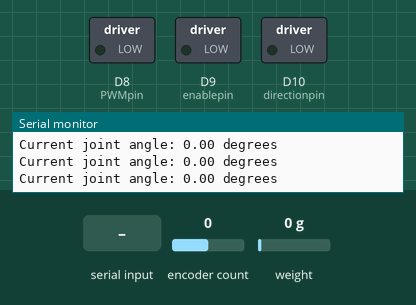
The sketch below on a simulated Arduino Due. Parts: switched loads named in the sketch (green lamp = pin HIGH), the last lines printed to the serial monitor. The inputs (shaded band) are chosen by the test bench; at power-on: encoder count 0, weight on the scale 0 g (analog values on the 0–1023 scale).

Above: at 1.7 s.
1.8 s: "z90\n" received over Serial
3.3 s: "90,45\n" received over Serial
At 4.3 s:
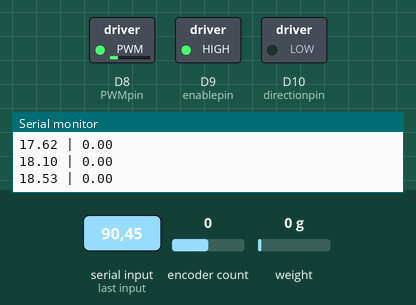
5.2 s: encoder count set to 1
At 6.4 s:
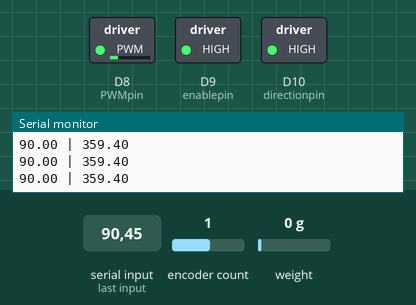
6.7 s: "-" received over Serial
9.2 s: encoder count set to 0
At 11.1 s:
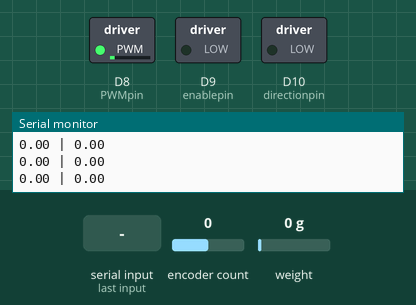
12.2 s: encoder count set to 4
At 13.1 s:
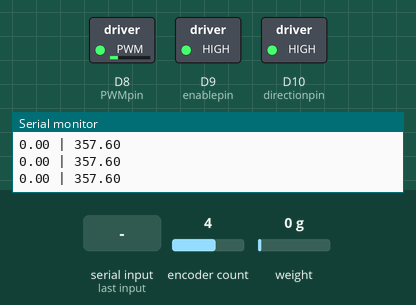
Timing chart, 0 to 14.7 s (numbered marks = the images above; inputs shaded):
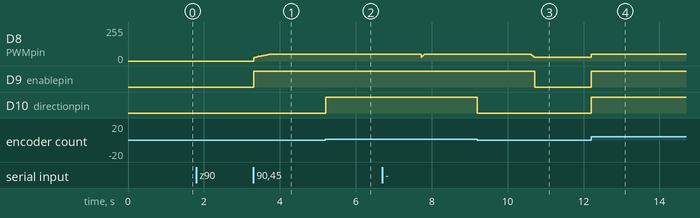

Measured:
- after the input at 3.3 s, D8 (PWMpin): moves from 0/255 to 49/255 over 0.39 s, starting at once; D9 (enablepin): LOW → HIGH at once
- after the input at 5.2 s, D10 (directionpin): LOW → HIGH at once
- after the input at 9.2 s, D8 (PWMpin): moves from 49/255 to 28/255 over 0.08 s, starting after 1.4 s; D9 (enablepin): HIGH → LOW after 1.5 s; D10 (directionpin): HIGH → LOW at once
- after the input at 12.2 s, D8 (PWMpin): 28/255 → 49/255 at once; D9 (enablepin), D10 (directionpin): LOW → HIGH at once

The sketch:

OranAng_MinTrajPosCont_UserInp.ino
```cpp
#include "HX711_ADC.h" //This library can be obtained here http://librarymanager/All#Avia_HX711
#include <Encoder.h>

// Calibration factor for load cell
#define calibration_factor  398046.19

// HX711 pin definitions
#define LOADCELL1_DOUT_PIN 34
#define LOADCELL1_SCK_PIN 35

// Orange encoder definitions (for joint angle)
#define ENCODER_A 22  // Green wire
#define ENCODER_B 21  // White wire

// Encoder specifications for orange encoder
const int PPR = 600;
const int COUNTS_PER_REV = PPR * 4;  // 2400 counts per revolution

// Encoder object
Encoder orangeEncoder(ENCODER_A, ENCODER_B);  // Orange joint encoder

// Variables for orange encoder
float currentJointAngle = 0.0;

// Load cell instance
HX711_ADC LOADCELL(LOADCELL1_DOUT_PIN, LOADCELL1_SCK_PIN);

// PWM initialization
int PWMpin = 8;
int enablepin = 9;
int directionpin = 10;

// Control variables
float Theta;        // Current angle (radians)
float Theta_prev;   // Previous angle for velocity estimation
float Theta_vel;    // Estimated velocity (rad/s)
float PWM;
float error;
float t;
float t_prev;
float torque;

// Minimum Jerk Trajectory variables
float traj_start_angle;     // Starting angle for trajectory (radians)
float traj_target_angle;    // Target angle for trajectory (radians)
float traj_start_time;      // Time when trajectory started
float traj_duration;        // Duration of trajectory (seconds)
bool traj_active;           // Is trajectory currently active?
bool traj_complete;         // Has trajectory been completed?
float traj_desired_pos;     // Current desired position from trajectory (radians)
float traj_desired_vel;     // Current desired velocity from trajectory (rad/s)
float traj_desired_acc;     // Current desired acceleration from trajectory (rad/s²)

// PD gains with feedforward
float Kp = 4.0;      // Proportional gain
float Kd = 1.0;      // Derivative gain
float Kff = 1.0;     // Feedforward gain for acceleration

// Control signal limits
const float PWM_MIN = 410;
const float PWM_MAX = 800;
const float DEADBAND = 0.005;  // Small deadband to prevent oscillation when at target

// State machine variables
enum State {
  WAITING_FOR_ZERO,
  WAITING_FOR_TARGET,
  RUNNING_TRAJECTORY
};

State currentState = WAITING_FOR_ZERO;
float zeroAngle = 0.0;           // Zero position in degrees
float target_angle_deg = 0.0;    // Target angle in degrees (from user input)
unsigned long lastDisplayTime = 0;

void setup() {
  Serial.begin(115200);

  // Torque Sensor
  LOADCELL.begin();
  LOADCELL.start(1, true);
  LOADCELL.setCalFactor(calibration_factor);

  // Motor setup
  pinMode(enablepin, OUTPUT);
  pinMode(directionpin, OUTPUT);
  pinMode(PWMpin, OUTPUT);

  // Orange joint encoder pins
  pinMode(ENCODER_A, INPUT_PULLUP);
  pinMode(ENCODER_B, INPUT_PULLUP);

  digitalWrite(enablepin, LOW);

  analogReadResolution(12);
  analogWriteResolution(12);

  // Initialize trajectory variables
  traj_active = false;
  traj_complete = false;
  traj_duration = 3.0;  // 10 seconds for smooth trajectory

  // Initialize state variables using joint angle
  t_prev = millis() / 1000.0;
  Theta = joint_angle() * 3.14159265359 / 180.0;
  Theta_prev = Theta;
  Theta_vel = 0;

  // Initialize desired trajectory values
  traj_desired_pos = Theta;
  traj_desired_vel = 0;
  traj_desired_acc = 0;

  Serial.println("Motor Control System");
  Serial.print("Current joint angle: ");
  Serial.print(joint_angle(), 2);
  Serial.println(" degrees");
  Serial.println("---------------------------------------");
  Serial.println();

  // Start with Step 1
  Serial.println("Step 1: Enter 'z' or 'Z' to set zero position");

  delay(100);
}

void loop() {
  LOADCELL.update();

  unsigned long currentTime = millis();

  switch (currentState) {

    // ========== STATE 1: WAITING FOR ZERO ==========
    case WAITING_FOR_ZERO:
      // Display current angle every 500ms
      if (currentTime - lastDisplayTime >= 500) {
        Serial.print("Current joint angle: ");
        Serial.print(joint_angle(), 2);
        Serial.println(" degrees");
        lastDisplayTime = currentTime;
      }

      // Check for 'z' or 'Z' input
      if (Serial.available() > 0) {
        char input = Serial.read();

        // Clear any extra characters in buffer
        while (Serial.available() > 0) {
          Serial.read();
        }

        if (input == 'z' || input == 'Z') {
          // Reset encoder to zero
          orangeEncoder.write(0);
          zeroAngle = 0.0;

          Serial.print("[User types: ");
          Serial.print(input);
          Serial.println("]");
          Serial.println("Zero position has been set!");
          Serial.println("---------------------------------------");
          Serial.println();
          delay(500);

          // Move to next state
          currentState = WAITING_FOR_TARGET;
          Serial.println("Step 2: Enter target angle in degrees:");
        }
      }
      break;

    // ========== STATE 2: WAITING FOR TARGET ==========
    case WAITING_FOR_TARGET:
      // Check for target angle input
      if (Serial.available() > 0) {
        target_angle_deg = Serial.parseFloat();

        // Clear any extra characters in buffer
        while (Serial.available() > 0) {
          Serial.read();
        }

        // Validate input (reasonable range)
        if (target_angle_deg >= -360 && target_angle_deg <= 360) {
          Serial.print("[User types: ");
          Serial.print(target_angle_deg, 2);
          Serial.println("]");
          Serial.print("Target set to: ");
          Serial.print(target_angle_deg, 2);
          Serial.println(" degrees");
          Serial.println("Starting motion...");
          Serial.println();

          // Get current angle and start trajectory
          Theta = joint_angle() * 3.14159265359 / 180.0;
          float target_angle_rad = target_angle_deg * 3.14159265359 / 180.0;
          startMinimumJerkTrajectory(Theta, target_angle_rad, traj_duration);

          // Move to next state
          currentState = RUNNING_TRAJECTORY;

          Serial.println("Desired | Actual");
        } else {
          Serial.println("Invalid angle! Please enter a value between -360 and 360 degrees");
          Serial.println();
          Serial.println("Step 2: Enter target angle in degrees:");
        }
      }
      break;

    // ========== STATE 3: RUNNING TRAJECTORY ==========
    case RUNNING_TRAJECTORY:
      // Current time in seconds
      t = millis() / 1000.0;
      float dt = t - t_prev;

      // Ensure reasonable dt
      if (dt < 0.001) dt = 0.001;

      // Read current angle from joint encoder (orange encoder)
      Theta = joint_angle() * 3.14159265359 / 180.0;

      // Estimate velocity using finite difference (with smoothing)
      float vel_raw = (Theta - Theta_prev) / dt;
      Theta_vel = 0.7 * Theta_vel + 0.3 * vel_raw;  // Low-pass filter

      // Calculate minimum jerk trajectory
      if (traj_active) {
        float elapsed_time = t - traj_start_time;

        if (elapsed_time >= traj_duration) {
          // Trajectory complete - hold final position
          traj_active = false;
          traj_complete = true;
          traj_desired_pos = traj_target_angle;
          traj_desired_vel = 0;
          traj_desired_acc = 0;
        } else {
          // Calculate trajectory using minimum jerk polynomial
          calculateMinimumJerkTrajectory(elapsed_time);
        }
      }

      // Position error (desired - actual)
      error = traj_desired_pos - Theta;

      // Velocity error (desired - actual)
      float velocity_error = traj_desired_vel - Theta_vel;

      // PD control law with feedforward acceleration
      float control_signal = Kp * error + Kd * velocity_error + Kff * traj_desired_acc;

      // Apply deadband when trajectory is complete and error is small
      if (traj_complete && abs(error) < DEADBAND) {
        control_signal = 0;
      }

      // Convert control signal to PWM with saturation
      if (abs(control_signal) < 0.01) {
        // Very small control signal - turn off motor
        digitalWrite(enablepin, LOW);
        PWM = 0;
      } else {
        // Map control signal to PWM range
        PWM = constrain(PWM_MIN + 311.607 * abs(control_signal), PWM_MIN, PWM_MAX);

        // Set motor direction based on control signal sign
        digitalWrite(enablepin, HIGH);
        analogWrite(PWMpin, PWM);

        // *** REVERSED DIRECTION ***
        if (control_signal > 0) {
          digitalWrite(directionpin, LOW);   // Changed from HIGH to LOW
        } else {
          digitalWrite(directionpin, HIGH);  // Changed from LOW to HIGH
        }
      }

      // Read torque from load cell
      torque = LOADCELL.getData();

      // Print desired and actual angles side by side
      Serial.print(traj_desired_pos * 180.0 / 3.14159265359, 2);
      Serial.print(" | ");
      Serial.println(Theta * 180.0 / 3.14159265359, 2);

      // Check if trajectory is complete and prompt for new input
      if (traj_complete) {
        static unsigned long lastPromptTime = 0;
        if (currentTime - lastPromptTime >= 3000) {
          Serial.println();
          Serial.println("Trajectory complete!");
          Serial.println("Options:");
          Serial.println("  - Enter new target angle in degrees");
          Serial.println("  - Enter 'r' or 'R' to reset zero position");
          Serial.println();
          lastPromptTime = currentTime;
        }

        // Check for new input
        if (Serial.available() > 0) {
          char firstChar = Serial.peek();

          if (firstChar == 'r' || firstChar == 'R') {
            Serial.read();  // Consume the 'r'

            // Clear buffer
            while (Serial.available() > 0) {
              Serial.read();
            }

            // Reset to beginning
            currentState = WAITING_FOR_ZERO;
            Serial.println();
            Serial.println("=== RECALIBRATING ===");
            Serial.println();
            Serial.println("Step 1: Enter 'z' or 'Z' to set zero position");
          }
          else if ((firstChar >= '0' && firstChar <= '9') || firstChar == '-' || firstChar == '.') {
            // New target angle
            float newTargetAngle = Serial.parseFloat();

            // Clear buffer
            while (Serial.available() > 0) {
              Serial.read();
            }

            if (newTargetAngle >= -360 && newTargetAngle <= 360) {
              target_angle_deg = newTargetAngle;

              Serial.println();
              Serial.print("New target set to: ");
              Serial.print(target_angle_deg, 2);
              Serial.println(" degrees");
              Serial.println("Starting motion...");
              Serial.println();

              // Start new trajectory
              Theta = joint_angle() * 3.14159265359 / 180.0;
              float target_angle_rad = target_angle_deg * 3.14159265359 / 180.0;
              startMinimumJerkTrajectory(Theta, target_angle_rad, traj_duration);

              Serial.println("Desired | Actual");
            }
          }
          else {
            // Invalid input, clear buffer
            while (Serial.available() > 0) {
              Serial.read();
            }
          }
        }
      }

      // Update previous values
      t_prev = t;
      Theta_prev = Theta;

      delay(10);  // 100 Hz control loop
      break;
  }
}

// Function: joint_angle() - reads the orange encoder
// Returns angle in degrees (clockwise positive)
float joint_angle() {
  // Read encoder count (negate to make clockwise positive)
  long newCount = -orangeEncoder.read();

  // Calculate angle (0-360 degrees)
  long angleCount = newCount % COUNTS_PER_REV;
  currentJointAngle = (float)angleCount * 360.0 / COUNTS_PER_REV;

  // Handle negative angles
  if (currentJointAngle < 0) {
    currentJointAngle += 360.0;
  }

  return currentJointAngle;
}

void startMinimumJerkTrajectory(float start_pos, float target_pos, float duration) {
  traj_start_angle = start_pos;
  traj_target_angle = target_pos;
  traj_start_time = millis() / 1000.0;
  traj_duration = duration;
  traj_active = true;
  traj_complete = false;
}

void calculateMinimumJerkTrajectory(float tau) {
  // tau is elapsed time since trajectory start
  float T = traj_duration;
  float q0 = traj_start_angle;
  float qf = traj_target_angle;

  // Normalized time (0 to 1)
  float s = tau / T;

  // Clamp s to [0, 1] for safety
  if (s < 0) s = 0;
  if (s > 1) s = 1;

  // Pre-calculate powers of s
  float s2 = s * s;
  float s3 = s2 * s;
  float s4 = s3 * s;
  float s5 = s4 * s;

  // Minimum jerk trajectory polynomial (5th order)
  // Position: q(s) = q0 + (qf - q0) * (10s³ - 15s⁴ + 6s⁵)
  float position_polynomial = 10.0 * s3 - 15.0 * s4 + 6.0 * s5;
  traj_desired_pos = q0 + (qf - q0) * position_polynomial;

  // Velocity: dq/dt = (qf - q0)/T * d/ds[10s³ - 15s⁴ + 6s⁵]
  //                 = (qf - q0)/T * (30s² - 60s³ + 30s⁴)
  float velocity_polynomial = 30.0 * s2 - 60.0 * s3 + 30.0 * s4;
  traj_desired_vel = (qf - q0) / T * velocity_polynomial;

  // Acceleration: d²q/dt² = (qf - q0)/T² * d²/ds²[10s³ - 15s⁴ + 6s⁵]
  //                       = (qf - q0)/T² * (60s - 180s² + 120s³)
  float acceleration_polynomial = 60.0 * s - 180.0 * s2 + 120.0 * s3;
  traj_desired_acc = (qf - q0) / (T * T) * acceleration_polynomial;
}
```
